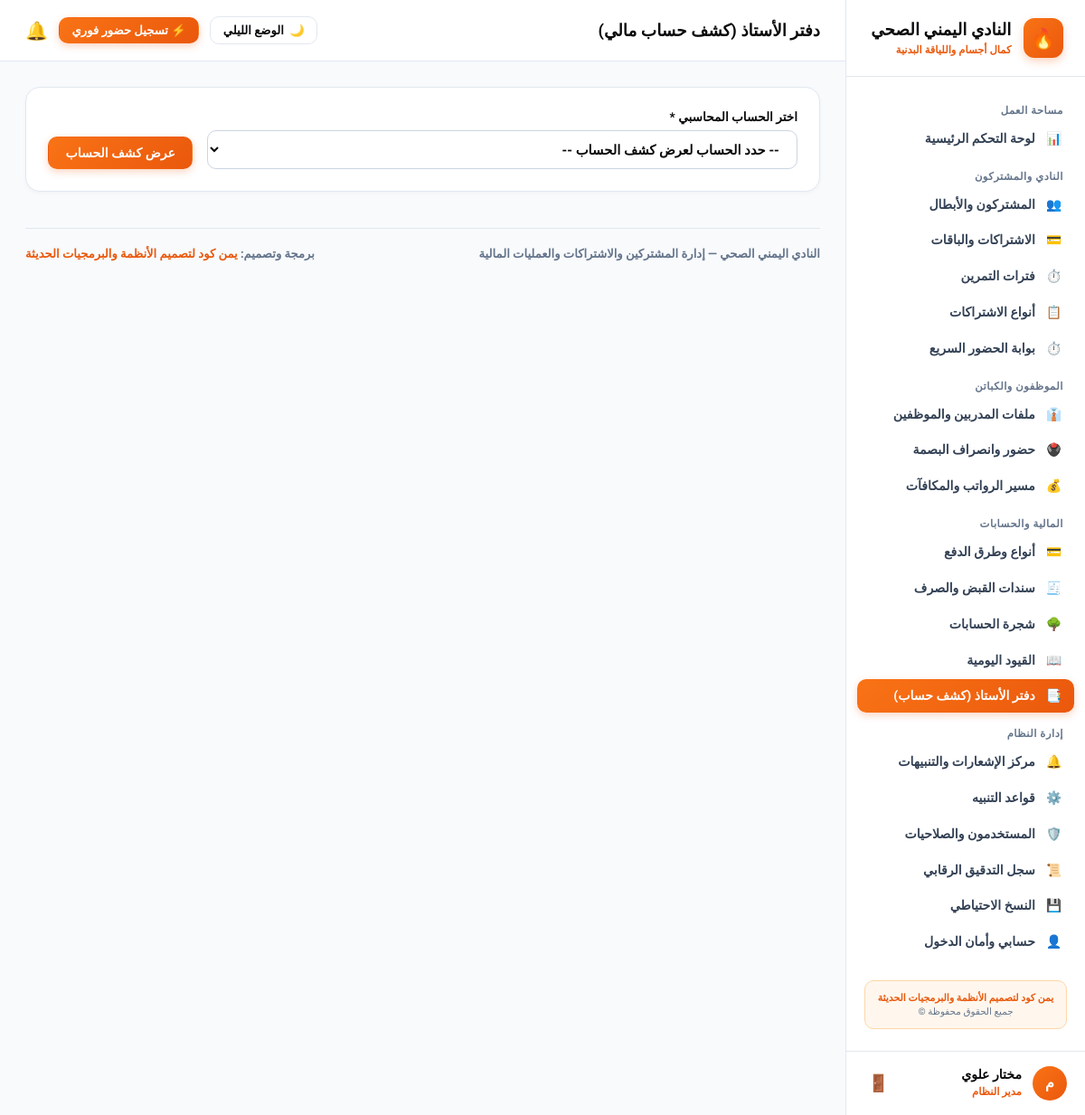
Page /accounting/ledger (signed in) on the committed database.
### app/models.py (models this page shows, shortened)
class User(UserMixin, db.Model):
    __tablename__ = "users"
    id = db.Column(db.Integer, primary_key=True)
    username = db.Column(db.String(80), unique=True, nullable=False)
    password_hash = db.Column(db.String(255), nullable=False)
    full_name = db.Column(db.String(120), nullable=False)
    role_name = db.Column(db.String(50), default="مدير النظام")
    is_active = db.Column(db.Boolean, default=True)
    created_at = db.Column(db.DateTime, default=datetime.utcnow)

### app/routes/accounting.py (the view)
@accounting_bp.route("/ledger", methods=["GET"])
@login_required
def ledger():
    account_id = request.args.get("account_id")
    postable_accounts = Account.query.filter_by(is_postable=True).order_by(Account.code.asc()).all()
    selected_account = None
    lines = []
    if account_id and account_id.isdigit():
        selected_account = Account.query.get(int(account_id))
        if selected_account:
            lines = JournalEntryLine.query.filter_by(account_id=selected_account.id).join(JournalEntry).order_by(JournalEntry.entry_date.asc(), JournalEntryLine.id.asc()).all()
    total_debit = sum(l.debit for l in lines)
    total_credit = sum(l.credit for l in lines)
    net_balance = total_debit - total_credit
    return render_template(
        "accounting/ledger.html",
        accounts=postable_accounts,
        selected_account=selected_account,
        lines=lines,
        total_debit=total_debit,
        total_credit=total_credit,
        net_balance=net_balance
    )

### app/templates/accounting/ledger.html (shortened to what this page needs)
{% extends "base.html" %}
{% block header_title %}دفتر الأستاذ (كشف حساب مالي){% endblock %}
{% block content %}
<div class="card">
  <form method="GET" action="{{ url_for('accounting.ledger') }}" style="display: flex; gap: 1rem; align-items: flex-end; flex-wrap: wrap;">
    <div style="flex: 1; min-width: 250px;">
      <label class="form-label">اختر الحساب المحاسبي *</label>
      <select name="account_id" class="form-control" required onchange="this.form.submit()">
        <option value="">-- حدد الحساب لعرض كشف الحساب --</option>
      </select>
    </div>
    <button type="submit" class="btn btn-primary">عرض كشف الحساب</button>
  </form>
</div>
{% endblock %}

### app/templates/base.html (shortened to what this page needs)
<!doctype html>
<html lang="ar" dir="rtl" data-theme="light">
<head>
  <link rel="stylesheet" href="{{ url_for('static', filename='css/theme-iron.css') }}">
</head>
<body>
  <div class="layout-root">
    <aside class="sidebar">
      <a href="{{ url_for('dashboard.index') }}" class="sidebar-brand">
        <div class="brand-icon">🔥</div>
        <div>
          <strong style="font-size: 1.15rem; display: block; line-height: 1.25; font-weight: 900;">النادي اليمني الصحي</strong>
          <span style="font-size: 0.72rem; color: var(--primary); font-weight: 800;">كمال أجسام واللياقة البدنية</span>
        </div>
      </a>
      <div class="sidebar-nav">
        <div class="nav-group-title">مساحة العمل</div>
        <a href="{{ url_for('dashboard.index') }}" class="nav-link {% if request.path == '/dashboard/' %}active{% endif %}">
          <span>📊</span>
          <span>لوحة التحكم الرئيسية</span>
        </a>
        <div class="nav-group-title">النادي والمشتركون</div>
        <a href="{{ url_for('members.index') }}" class="nav-link {% if '/members' in request.path %}active{% endif %}">
          <span>👥</span>
          <span>المشتركون والأبطال</span>
        </a>
        <a href="{{ url_for('subscriptions.index') }}" class="nav-link {% if request.path == '/subscriptions/' %}active{% endif %}">
          <span>💳</span>
          <span>الاشتراكات والباقات</span>
        </a>
        <a href="{{ url_for('shifts.index') }}" class="nav-link {% if '/shifts' in request.path %}active{% endif %}">
          <span>⏱️</span>
          <span>فترات التمرين</span>
        </a>
        <a href="{{ url_for('subscriptions.plans') }}" class="nav-link {% if '/subscriptions/plans' in request.path %}active{% endif %}">
          <span>📋</span>
          <span>أنواع الاشتراكات</span>
        </a>
        <a href="{{ url_for('attendance.index') }}" class="nav-link {% if '/member-attendance' in request.path %}active{% endif %}">
          <span>⏱️</span>
          <span>بوابة الحضور السريع</span>
        </a>
        <div class="nav-group-title">الموظفون والكباتن</div>
        <a href="{{ url_for('employees.index') }}" class="nav-link {% if request.path == '/employees/' %}active{% endif %}">
          <span>👔</span>
          <span>ملفات المدربين والموظفين</span>
        </a>
        <a href="{{ url_for('employees.attendance') }}" class="nav-link {% if '/employees/attendance' in request.path %}active{% endif %}">
          <span>🖲️</span>
          <span>حضور وانصراف البصمة</span>
        </a>
        <a href="{{ url_for('employees.payroll') }}" class="nav-link {% if '/employees/payroll' in request.path %}active{% endif %}">
          <span>💰</span>
          <span>مسير الرواتب والمكافآت</span>
        </a>
        <div class="nav-group-title">المالية والحسابات</div>
        <a href="{{ url_for('payments.methods') }}" class="nav-link {% if '/payments/methods' in request.path %}active{% endif %}">
          <span>💳</span>
          <span>أنواع وطرق الدفع</span>
        </a>
        <a href="{{ url_for('accounting.vouchers') }}" class="nav-link {% if '/accounting/vouchers' in request.path %}active{% endif %}">
          <span>🧾</span>
          <span>سندات القبض والصرف</span>
        </a>
        <a href="{{ url_for('accounting.accounts') }}" class="nav-link {% if '/accounting/accounts' in request.path %}active{% endif %}">
          <span>🌳</span>
          <span>شجرة الحسابات</span>
        </a>
        <a href="{{ url_for('accounting.journal') }}" class="nav-link {% if '/accounting/journal' in request.path %}active{% endif %}">
          <span>📖</span>
          <span>القيود اليومية</span>
        </a>
        <a href="{{ url_for('accounting.ledger') }}" class="nav-link {% if '/accounting/ledger' in request.path %}active{% endif %}">
          <span>📑</span>
          <span>دفتر الأستاذ (كشف حساب)</span>
        </a>
        <div class="nav-group-title">إدارة النظام</div>
        <a href="{{ url_for('notifications.index') }}" class="nav-link {% if request.path == '/notifications/' %}active{% endif %}">
          <span>🔔</span>
          <span>مركز الإشعارات والتنبيهات</span>
        </a>
        <a href="{{ url_for('notifications.rules') }}" class="nav-link {% if '/notifications/rules' in request.path %}active{% endif %}">
          <span>⚙️</span>
          <span>قواعد التنبيه</span>
        </a>
        <a href="{{ url_for('auth.users') }}" class="nav-link {% if '/auth/users' in request.path %}active{% endif %}">
          <span>🛡️</span>
          <span>المستخدمون والصلاحيات</span>
        </a>
        <a href="{{ url_for('system.audit') }}" class="nav-link {% if '/system/audit' in request.path %}active{% endif %}">
          <span>📜</span>
          <span>سجل التدقيق الرقابي</span>
        </a>
        <a href="{{ url_for('system.backup') }}" class="nav-link {% if '/system/backup' in request.path %}active{% endif %}">
          <span>💾</span>
          <span>النسخ الاحتياطي</span>
        </a>
        <a href="{{ url_for('auth.profile') }}" class="nav-link {% if '/auth/profile' in request.path %}active{% endif %}">
          <span>👤</span>
          <span>حسابي وأمان الدخول</span>
        </a>
        <div style="margin: 1.5rem 0.5rem 0.5rem 0.5rem; padding: 0.75rem; background: var(--badge-fire-bg); border: 1px solid var(--badge-fire-border); border-radius: 10px; text-align: center;">
          <span style="display: block; font-size: 0.68rem; font-weight: 800; color: var(--primary);">يمن كود لتصميم الأنظمة والبرمجيات الحديثة</span>
          <span style="display: block; font-size: 0.65rem; color: var(--text-caption); margin-top: 2px;">جميع الحقوق محفوظة ©</span>
        </div>
      </div>
      <div class="sidebar-user">
        <div class="user-info">
          <div class="user-avatar">{{ current_user.full_name[0] if current_user.is_authenticated else 'م' }}</div>
          <div>
            <strong style="font-size: 0.88rem; display: block; font-weight: 900;">{{ current_user.full_name if current_user.is_authenticated else 'مستخدم' }}</strong>
            <span style="font-size: 0.72rem; color: var(--primary); font-weight: 800;">{{ current_user.role_name if current_user.is_authenticated else 'مدير النادي' }}</span>
          </div>
        </div>
        <form method="POST" action="{{ url_for('auth.logout') }}">
          <button type="submit" title="تسجيل الخروج" style="background: none; border: none; cursor: pointer; color: var(--text-caption); font-size: 1.15rem; padding: 4px;">
            🚪
          </button>
        </form>
      </div>
    </aside>
    <div class="main-wrapper">
      <header class="topbar">
        <div>
          <h1 style="font-size: 1.15rem; margin: 0; font-weight: 900; color: var(--text-main);">
            {% block header_title %}النادي اليمني الصحي · نظام إدارة الصالة والأنشطة الرياضية{% endblock %}
          </h1>
        </div>
        <div style="display: flex; align-items: center; gap: 0.75rem;">
          <button type="button" class="theme-switch-btn" id="themeToggleBtn" onclick="toggleTheme()" title="التبديل بين الوضع الليلي والنهاري">
            <span id="themeBtnIcon">🌙</span>
            <span id="themeBtnText">الوضع الليلي</span>
          </button>
          <a href="{{ url_for('attendance.index') }}" class="btn btn-primary" style="font-size: 0.82rem; padding: 0.4rem 0.85rem;">
            ⚡ تسجيل حضور فوري
          </a>
          <a href="{{ url_for('notifications.index') }}" title="الإشعارات" style="text-decoration: none; font-size: 1.25rem; position: relative;">
            🔔
          </a>
        </div>
      </header>
      <main class="content-area">
        {% block content %}{% endblock %}
        <footer style="margin-top: 2.5rem; padding-top: 1.25rem; border-top: 1.5px solid var(--card-border); display: flex; justify-content: space-between; align-items: center; flex-wrap: wrap; gap: 0.75rem; font-size: 0.82rem; color: var(--text-caption); font-weight: 700;">
          <div>
            <strong>النادي اليمني الصحي</strong> — إدارة المشتركين والاشتراكات والعمليات المالية
          </div>
          <div>
            برمجة وتصميم: <strong style="color: var(--primary);">يمن كود لتصميم الأنظمة والبرمجيات الحديثة</strong>
          </div>
        </footer>
      </main>
    </div>
  </div>
</body>
</html>

### app/static/css/theme-iron.css (style rules this page uses)
:root, html[data-theme="light"] { --primary: #ea580c; --primary-hover: #c2410c; --primary-gradient: linear-gradient(135deg, #f97316, #ea580c); --primary-glow: rgba(234, 88, 12, 0.25); --body-bg: #f8fafc; --card-bg: #ffffff; --card-border: #e2e8f0; --sidebar-bg: #ffffff; --sidebar-border: #e2e8f0; --topbar-bg: #ffffff; --topbar-border: #e2e8f0; --text-main: #09090b; --text-muted: #334155; --text-caption: #64748b; --badge-fire-bg: #fff7ed; --badge-fire-border: #fed7aa; --badge-fire-text: #c2410c; --badge-success-bg: #dcfce7; --badge-success-text: #166534; --badge-danger-bg: #fee2e2; --badge-danger-text: #991b1b; --badge-warning-bg: #fef3c7; --badge-warning-text: #92400e; --input-bg: #ffffff; --input-border: #cbd5e1; --input-focus: #ea580c; --table-hover: #f1f5f9; --table-th-bg: #f8fafc; }
* { font-family: 'Cairo', system-ui, -apple-system, sans-serif !important; box-sizing: border-box; }
body { background-color: var(--body-bg); color: var(--text-main); margin: 0; min-height: 100vh; transition: background-color 0.2s ease, color 0.2s ease; }
.layout-root { display: flex; min-height: 100vh; }
.sidebar { width: 265px; background: var(--sidebar-bg); border-left: 1.5px solid var(--sidebar-border); display: flex; flex-direction: column; flex-shrink: 0; transition: all 0.2s ease; }
.sidebar-brand { padding: 1.25rem 1.5rem; display: flex; align-items: center; gap: 0.85rem; border-bottom: 1.5px solid var(--sidebar-border); text-decoration: none; color: var(--text-main); }
.brand-icon { width: 44px; height: 44px; background: var(--primary-gradient); color: #fff; border-radius: 12px; display: grid; place-items: center; font-weight: 900; font-size: 1.35rem; box-shadow: 0 4px 10px var(--primary-glow); }
.sidebar-nav { padding: 1rem 0.75rem; flex: 1; overflow-y: auto; }
.nav-group-title { font-size: 0.72rem; font-weight: 800; color: var(--text-caption); text-transform: uppercase; letter-spacing: 0.5px; padding: 0.85rem 0.75rem 0.35rem; }
.nav-link { display: flex; align-items: center; gap: 0.75rem; padding: 0.65rem 0.85rem; color: var(--text-muted); text-decoration: none; border-radius: 10px; font-weight: 700; font-size: 0.88rem; margin-bottom: 3px; transition: all 0.15s ease; }
.nav-link.active { background: var(--primary-gradient); color: #ffffff; font-weight: 800; box-shadow: 0 3px 8px var(--primary-glow); }
.sidebar-user { padding: 1rem 1.25rem; border-top: 1.5px solid var(--sidebar-border); display: flex; align-items: center; justify-content: space-between; background: var(--sidebar-bg); }
.user-info { display: flex; align-items: center; gap: 0.75rem; }
.user-avatar { width: 38px; height: 38px; background: var(--primary-gradient); color: #fff; border-radius: 50%; display: grid; place-items: center; font-weight: 900; font-size: 1rem; }
.main-wrapper { flex: 1; display: flex; flex-direction: column; min-width: 0; }
.topbar { height: 68px; background: var(--topbar-bg); border-bottom: 1.5px solid var(--topbar-border); display: flex; align-items: center; justify-content: space-between; padding: 0 1.75rem; transition: all 0.2s ease; }
.content-area { padding: 1.75rem; flex: 1; }
.card { background: var(--card-bg); border: 1.5px solid var(--card-border); border-radius: 16px; padding: 1.5rem; margin-bottom: 1.5rem; box-shadow: 0 2px 5px rgba(0,0,0,0.03); transition: all 0.2s ease; }
.btn { display: inline-flex; align-items: center; gap: 0.5rem; padding: 0.55rem 1.15rem; border-radius: 10px; font-weight: 800; font-size: 0.88rem; cursor: pointer; border: 1.5px solid transparent; text-decoration: none; transition: all 0.15s ease; }
.btn-primary { background: var(--primary-gradient); color: #fff; box-shadow: 0 3px 8px var(--primary-glow); }
.form-control { width: 100%; padding: 0.65rem 0.95rem; background-color: var(--input-bg); border: 1.5px solid var(--input-border); border-radius: 10px; font-size: 0.92rem; font-weight: 600; color: var(--text-main); transition: all 0.15s ease; }
.form-label { display: block; font-weight: 800; font-size: 0.85rem; margin-bottom: 0.45rem; color: var(--text-main); }
.theme-switch-btn { background: var(--card-bg); border: 1.5px solid var(--card-border); color: var(--text-main); padding: 0.45rem 0.85rem; border-radius: 10px; font-size: 0.82rem; font-weight: 800; cursor: pointer; display: inline-flex; align-items: center; gap: 0.4rem; transition: all 0.15s ease; }

### rows in the picture
User: is_active+full_name "م", is_active+full_name "مختار علوي", is_active+role_name "مدير النظام"
